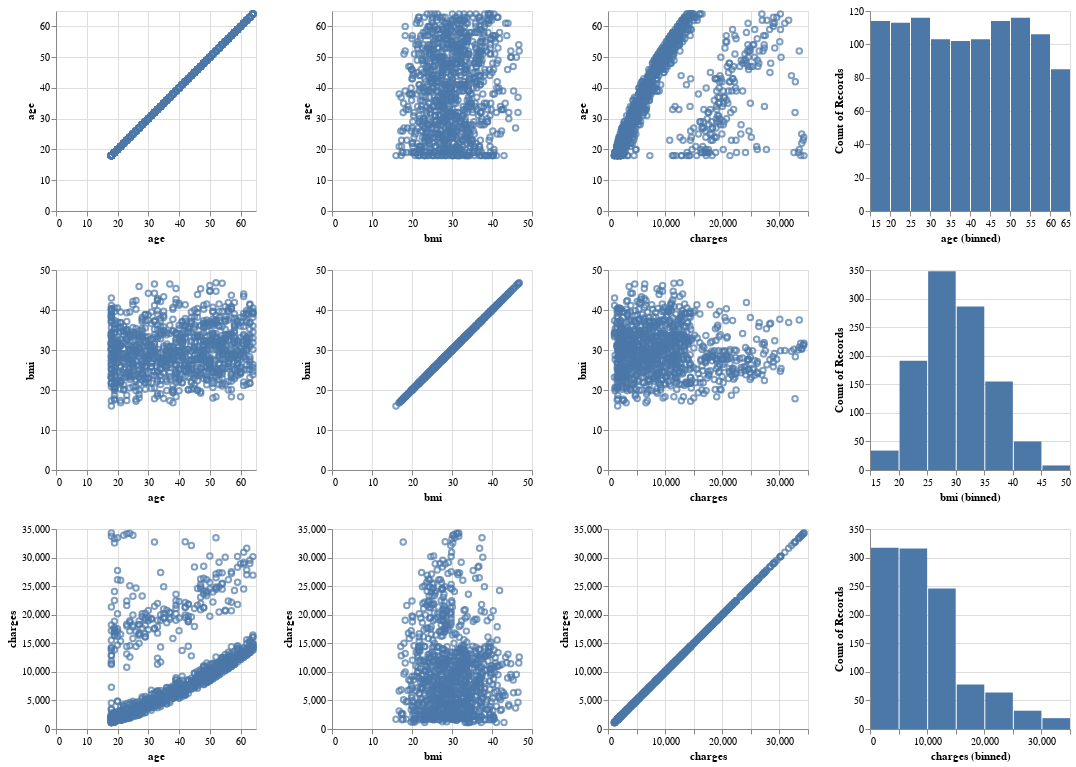

Source (notebook cell):
### Markdown cell above
### Pairplot

### Code cell
base_chart = alt.Chart(df_cleaned).mark_point().encode(
    x=alt.X(alt.repeat("column"), type='quantitative'),
    y=alt.Y(alt.repeat("row"), type='quantitative'),
    tooltip=[alt.Tooltip(col) for col in num_cols]
).properties(
    width=200,
    height=200
)

scatter_matrix = base_chart.repeat(
    row=num_cols,
    column=num_cols
)

diagonal_histograms = alt.Chart(df_cleaned).mark_bar().encode(
    x=alt.X(alt.repeat("row"), type='quantitative', bin=True),
    y='count()'
).properties(
    width=200,
    height=200
).repeat(
    row=num_cols
)

pair_plot = scatter_matrix | diagonal_histograms

pair_plot

### Figure 1 — Vega-Lite specification as saved in the notebook (floating-point values rounded to 4 significant figures; data arrays with more than 128 entries replaced by an {"elided": "..."} marker saying what was removed)
{"config": {"view": {"continuousWidth": 300, "continuousHeight": 300}}, "hconcat": [{"repeat": {"column": ["age", "bmi", "charges"], "row": ["age", "bmi", "charges"]}, "spec": {"data": {"name": "data-1c18f27e9ca92ba92802eebdee7081ba"}, "mark": {"type": "point"}, "encoding": {"tooltip": [{"field": "age", "type": "quantitative"}, {"field": "bmi", "type": "quantitative"}, {"field": "charges", "type": "quantitative"}], "x": {"field": {"repeat": "column"}, "type": "quantitative"}, "y": {"field": {"repeat": "row"}, "type": "quantitative"}}, "height": 200, "width": 200}}, {"repeat": {"row": ["age", "bmi", "charges"]}, "spec": {"data": {"name": "data-1c18f27e9ca92ba92802eebdee7081ba"}, "mark": {"type": "bar"}, "encoding": {"x": {"bin": true, "field": {"repeat": "row"}, "type": "quantitative"}, "y": {"aggregate": "count", "type": "quantitative"}}, "height": 200, "width": 200}}], "$schema": "https://vega.github.io/schema/vega-lite/v5.20.1.json", "datasets": {"data-1c18f27e9ca92ba92802eebdee7081ba": {"elided": "1072 records"}}}
